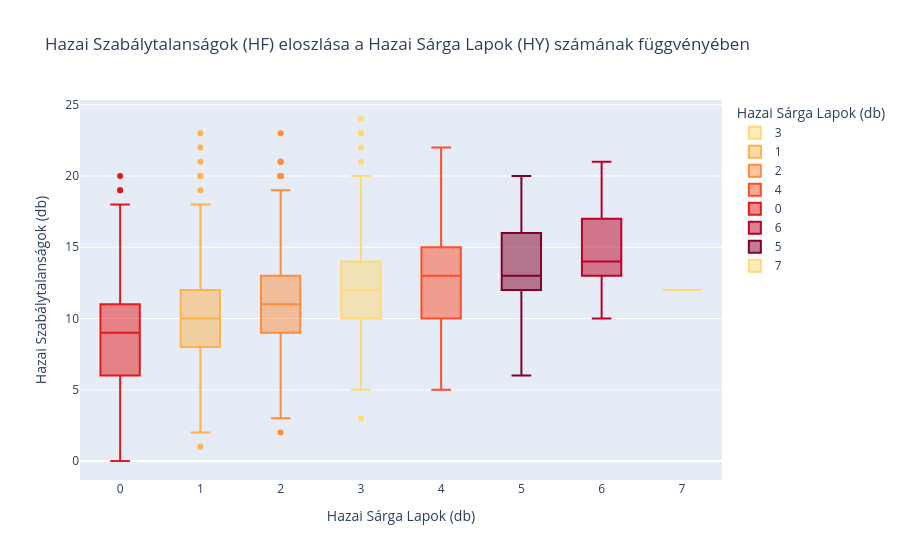

The cell this chart's notebook holds for it:
### Markdown cell above
#### 5.1.7 Szabálytalanságok és Sárga Lapok Kapcsolata
Az áttekinthetőség érdekében a sűrűség-hőtérkép helyett dobozábrát (Boxplot) alkalmazok. Ez az ábrázolásmód egyértelműen szemlélteti a kiosztott hazai sárga lapok (X tengely) és a csapat által elkövetett szabálytalanságok száma (Y tengely) közötti kapcsolatot.

### Code cell
# A Sárga lapokat (HY) kategóriaként kezeljük a dobozábrán
fig_box = px.box(df_tiszta, x='HY', y='HF', 
                 title='Hazai Szabálytalanságok (HF) eloszlása a Hazai Sárga Lapok (HY) számának függvényében',
                 labels={'HF': 'Hazai Szabálytalanságok (db)', 'HY': 'Hazai Sárga Lapok (db)'},
                 color='HY', color_discrete_sequence=px.colors.sequential.YlOrRd[2:])

# Hogy a tengelyen a sárga lapok sorrendben (0, 1, 2...) legyenek:
fig_box.update_xaxes(type='category', categoryorder='category ascending')
fig_box.show()

### Figure 1 — Plotly figure (JSON) as saved in the notebook; plotly's stock layout.template omitted (floating-point values rounded to 4 significant figures; data arrays with more than 128 entries replaced by an {"elided": "..."} marker saying what was removed)
{"data": [{"alignmentgroup": "True", "hovertemplate": "Hazai Sárga Lapok (db)=%{x}<br>Hazai Szabálytalanságok (db)=%{y}<extra></extra>", "legendgroup": "3", "marker": {"color": "rgb(254,217,118)"}, "name": "3", "notched": false, "offsetgroup": "3", "orientation": "v", "showlegend": true, "type": "box", "x": {"elided": "548 int values"}, "x0": " ", "xaxis": "x", "y": {"elided": "548 int values"}, "y0": " ", "yaxis": "y"}, {"alignmentgroup": "True", "hovertemplate": "Hazai Sárga Lapok (db)=%{x}<br>Hazai Szabálytalanságok (db)=%{y}<extra></extra>", "legendgroup": "1", "marker": {"color": "rgb(254,178,76)"}, "name": "1", "notched": false, "offsetgroup": "1", "orientation": "v", "showlegend": true, "type": "box", "x": {"elided": "1156 int values"}, "x0": " ", "xaxis": "x", "y": {"elided": "1156 int values"}, "y0": " ", "yaxis": "y"}, {"alignmentgroup": "True", "hovertemplate": "Hazai Sárga Lapok (db)=%{x}<br>Hazai Szabálytalanságok (db)=%{y}<extra></extra>", "legendgroup": "2", "marker": {"color": "rgb(253,141,60)"}, "name": "2", "notched": false, "offsetgroup": "2", "orientation": "v", "showlegend": true, "type": "box", "x": {"elided": "1029 int values"}, "x0": " ", "xaxis": "x", "y": {"elided": "1029 int values"}, "y0": " ", "yaxis": "y"}, {"alignmentgroup": "True", "hovertemplate": "Hazai Sárga Lapok (db)=%{x}<br>Hazai Szabálytalanságok (db)=%{y}<extra></extra>", "legendgroup": "4", "marker": {"color": "rgb(252,78,42)"}, "name": "4", "notched": false, "offsetgroup": "4", "orientation": "v", "showlegend": true, "type": "box", "x": {"elided": "221 int values"}, "x0": " ", "xaxis": "x", "y": {"elided": "221 int values"}, "y0": " ", "yaxis": "y"}, {"alignmentgroup": "True", "hovertemplate": "Hazai Sárga Lapok (db)=%{x}<br>Hazai Szabálytalanságok (db)=%{y}<extra></extra>", "legendgroup": "0", "marker": {"color": "rgb(227,26,28)"}, "name": "0", "notched": false, "offsetgroup": "0", "orientation": "v", "showlegend": true, "type": "box", "x": {"elided": "757 int values"}, "x0": " ", "xaxis": "x", "y": {"elided": "757 int values"}, "y0": " ", "yaxis": "y"}, {"alignmentgroup": "True", "hovertemplate": "Hazai Sárga Lapok (db)=%{x}<br>Hazai Szabálytalanságok (db)=%{y}<extra></extra>", "legendgroup": "6", "marker": {"color": "rgb(189,0,38)"}, "name": "6", "notched": false, "offsetgroup": "6", "orientation": "v", "showlegend": true, "type": "box", "x": [6, 6, 6, 6, 6, 6, 6, 6, 6, 6, 6, 6, 6, 6, 6, 6, 6, 6, 6, 6, 6, 6, 6], "x0": " ", "xaxis": "x", "y": [15, 18, 17, 10, 17, 14, 13, 13, 21, 18, 10, 13, 11, 13, 15, 19, 11, 16, 16, 12, 13, 19, 14], "y0": " ", "yaxis": "y"}, {"alignmentgroup": "True", "hovertemplate": "Hazai Sárga Lapok (db)=%{x}<br>Hazai Szabálytalanságok (db)=%{y}<extra></extra>", "legendgroup": "5", "marker": {"color": "rgb(128,0,38)"}, "name": "5", "notched": false, "offsetgroup": "5", "orientation": "v", "showlegend": true, "type": "box", "x": [5, 5, 5, 5, 5, 5, 5, 5, 5, 5, 5, 5, 5, 5, 5, 5, 5, 5, 5, 5, 5, 5, 5, 5, 5, 5, 5, 5, 5, 5, 5, 5, 5, 5, 5, 5, 5, 5, 5, 5, 5, 5, 5, 5, 5, 5, 5, 5, 5, 5, 5, 5, 5, 5, 5, 5, 5, 5, 5, 5, 5, 5, 5, 5, 5], "x0": " ", "xaxis": "x", "y": [17, 15, 16, 9, 16, 11, 12, 12, 13, 14, 14, 14, 13, 12, 18, 13, 17, 15, 10, 9, 11, 13, 11, 14, 13, 12, 16, 16, 13, 13, 15, 11, 14, 17, 20, 14, 17, 13, 18, 13, 11, 18, 14, 14, 9, 12, 16, 14, 17, 12, 13, 13, 11, 20, 15, 9, 15, 13, 17, 16, 10, 16, 6, 12, 7], "y0": " ", "yaxis": "y"}, {"alignmentgroup": "True", "hovertemplate": "Hazai Sárga Lapok (db)=%{x}<br>Hazai Szabálytalanságok (db)=%{y}<extra></extra>", "legendgroup": "7", "marker": {"color": "rgb(254,217,118)"}, "name": "7", "notched": false, "offsetgroup": "7", "orientation": "v", "showlegend": true, "type": "box", "x": [7], "x0": " ", "xaxis": "x", "y": [12], "y0": " ", "yaxis": "y"}], "layout": {"boxmode": "overlay", "legend": {"title": {"text": "Hazai Sárga Lapok (db)"}, "tracegroupgap": 0}, "title": {"text": "Hazai Szabálytalanságok (HF) eloszlása a Hazai Sárga Lapok (HY) számának függvényében"}, "xaxis": {"anchor": "y", "categoryarray": [3, 1, 2, 4, 0, 6, 5, 7], "categoryorder": "category ascending", "domain": [0, 1], "title": {"text": "Hazai Sárga Lapok (db)"}, "type": "category"}, "yaxis": {"anchor": "x", "domain": [0, 1], "title": {"text": "Hazai Szabálytalanságok (db)"}}}}
